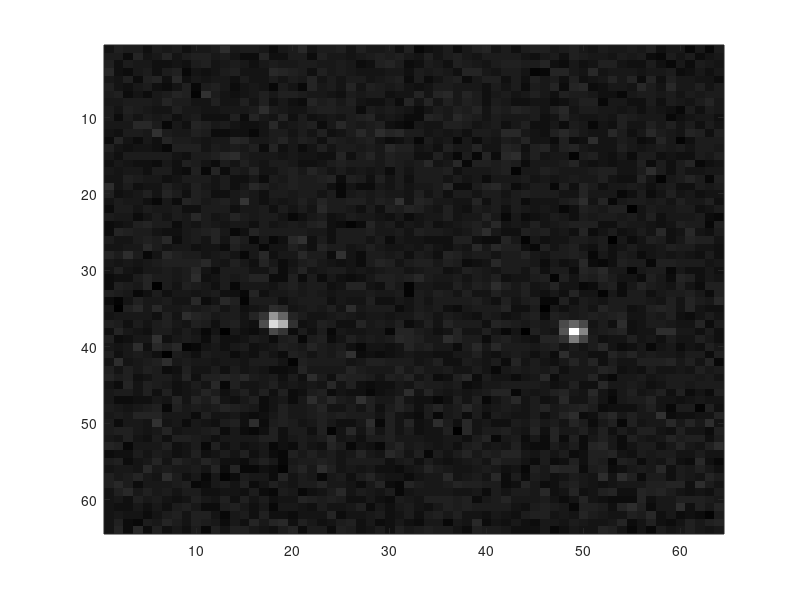

MATLAB code to generate this figure:
% rainSTORM_extras_simulate_3D_BW
% Eric Rees 17 May 2013  
%
% Later Edits
%   None yet
%
% Function
%   Simulates molecular diffusion imaging data for Localisation Microscopy
%   Modified from rainSTORM_extras_simulate.m in V2.32
%
% Motivation
%   Demonstrate and explore forward-simulation of diffusion imaging
%   Generate data for validation and testing of diffusion analysis methods
%
% Further Reading
%   Einstein 1905 Brownian Motion
%   Thompson 2002 Biophys J 
%   Savin and Doyle 2005 Biophys J
%   Crocker and Grier 199(2)
%
% Outline of this program
%   0. Flow Control
%   1. Define input: one or more static or moving molecules, and CCD size
%   2. Simulate molecular diffusion imaging data
%   3. Outputs: TIFs
% 
% Notes
%   The folder of individual TIFs can be assembled into a stack by ...
%     dropping the folder onto the ImageJ bar.
%   Molecules can drift off-camera in a slightly non-physical way.
%     For now, avoid generating this kind of data by keeping dyes mid-CCD.
%   The dimensions used in this simualtion are nanometres and seconds
%   A later simulation will consider time-correlated fluorescence
%   The hard-coded boxcar window in the PSF simulation is a flaw
%     But it seems insignificant for the default widths !!


% 0. Set flow control for the simulation
close all                    % Close figures
rng('shuffle')               % Start a random number sequence (see 'rng')

% Initial conditions
flagOneMol           = 0;    % Setup simulation with one dye molecule
flagTwoMol           = 0;    % Alternative. Simulation of 2 molecules
flagMultiMol         = 0;    % Alternative. Simulation of many molecules
flagMultiMolBrowDis  = 0;    % Alternative. Multi mols, distinct D's
flagTimeCorrBlinks   = 1;    % Alternative. See below for details. 

% Purely in-loop simulation conditions
flagBrownianConst    = 1;    % Molecule(s) move with Brownian diffusion

% 3D options
flag2D               = 1;    % True: all z-positions are zero

% Output options
flagSaveTifs         = 1;    % Save grayscale tif frames
flagShowCCDImages    = 1;    % Show simulated frames on screen (IS SLOW!)

writeFile = 'C:\simulations\2013_DiffusionSims\image'; % Save images here


% 1. Initialise simulation parameters

% Instrument Properties
numberOfImages       = 100;    % How many frames of data to simulate?
simSig2D             = 160;    % Define 2D PSF, by std dev of 2D circ Gaus

flagGaussianNoise    = 1;    % Add Gaussian "camera noise" to ccdSignal
flagPoissonNoise     = 0;    % Add Poisson "background noise" to ccdSignal
flagQuantumPoisson   = 1;    % Convert expected photon number to a Poisson 
                             % variate. Simulates quantum behaviour

% Fluorescence Properties
  dyeFraction        = 1;      % Fraction of time spent in "bright" state
% dyeFraction        = 0.1;    % Blinking

dyePhotons           = 1000;   % Expected photons captured per whole frame
noiseGaussianMean    = 100;    % d.c. background level of camera (counts)
noiseGaussianSigma   = 10;     % std dev of noise is 'b' in Thompson-2002
noisePoissonMean     = 0;      % Best set to zero for simplicity

% Diffusion or dynamic properties
dyeBrownianD         = 1E7;    % Diffusivity (Brownian), nm^2/s
cameraCycleTime      = 0.040;  % Camera cycle time, seconds

brownianSigX         = sqrt(2*dyeBrownianD*cameraCycleTime); % in each Dim!


% The following section sets up a one-molecule simulation, with:
%   Molecule Position
%   Camera grid size
if(flagOneMol) 
  simGridSize  = [64, 64];       % size of a "Simulation Grid" space 
  pxSimGrid    = 160;            % nm per unit of "Simulation Grid"

  rescale  = 1;                  % rescale simulation grid to camera pixels
  pxCCD    = pxSimGrid*rescale;  % nm width of CCD pixels
  ccdGridSize = simGridSize./rescale;
  
  ccdEdgesRow = 0 : pxCCD : pxSimGrid*simGridSize(1);
  ccdEdgesCol = 0 : pxCCD : pxSimGrid*simGridSize(2);  

  dyeObPosRow = 33;
  dyeObPosCol = 31;
end

% The following section sets up a two-molecule simulation, with:
%   Molecule Positions
%   Camera grid size
if(flagTwoMol) 
  simGridSize  = [128, 128];       % size of a "Simulation Grid" space 
  pxSimGrid    = 160;            % nm per unit of "Simulation Grid"

  rescale  = 1;                  % rescale simulation grid to camera pixels
  pxCCD    = pxSimGrid*rescale;  % nm width of CCD pixels
  ccdGridSize = simGridSize./rescale;
  
  ccdEdgesRow = 0 : pxCCD : pxSimGrid*simGridSize(1);
  ccdEdgesCol = 0 : pxCCD : pxSimGrid*simGridSize(2);  

  dyeObPosRow = [43, 45];
  dyeObPosCol = [80, 80];
end

% The following section sets up a multi-molecule simulation
%   Random Molecule Positions within the middle of the field of view
%   Camera grid size
if(flagMultiMol) 
  simGridSize  = [64, 64];       % size of a "Simulation Grid" space 
  pxSimGrid    = 160;            % nm per unit of "Simulation Grid"

  rescale  = 1;                  % rescale simulation grid to camera pixels
  pxCCD    = pxSimGrid*rescale;  % nm width of CCD pixels
  ccdGridSize = simGridSize./rescale;
  
  ccdEdgesRow = 0 : pxCCD : pxSimGrid*simGridSize(1);
  ccdEdgesCol = 0 : pxCCD : pxSimGrid*simGridSize(2);  
  
  numberOfMolecules = 6;
  
  dyeObPosRow = 10 + rand( numberOfMolecules , 1)*40;
  dyeObPosCol = 10 + rand( numberOfMolecules , 1)*40;
end

% The following section sets up
%   Some molecules at random positions
%   And this setup is meant to be used with a time-correlated blinking 
%   behaviour, designed below. 
if (flagTimeCorrBlinks)
  simGridSize  = [64, 64];       % size of a "Simulation Grid" space 
  pxSimGrid    = 160;            % nm per unit of "Simulation Grid"

  rescale  = 1;                  % rescale simulation grid to camera pixels
  pxCCD    = pxSimGrid*rescale;  % nm width of CCD pixels
  ccdGridSize = simGridSize./rescale;
  
  ccdEdgesRow = 0 : pxCCD : pxSimGrid*simGridSize(1);
  ccdEdgesCol = 0 : pxCCD : pxSimGrid*simGridSize(2);  
  
  numberOfMolecules = 6;
  
  dyeObPosRow = 10 + rand( numberOfMolecules , 1)*40;
  dyeObPosCol = 10 + rand( numberOfMolecules , 1)*40;
  
  dyePersistenceChance = 0.5; % Probability an active dye continues
end




% Determine Z-positions of dye molecules. This may be needed for 3D.
if(flag2D)
  dyeObPosZ = zeros( size(dyeObPosRow) ); % 2D simulation uses z = 0
end


% 2. Simulate Images
% 3. Images are saved as the last step within each loop of simulation

figure(1)
colormap(gray)

tic % Start timing how long it takes to simulate a stack of images
for lpIm = 1:numberOfImages    
  
  dyeChance   = rand(size(dyeObPosRow));  % Random number for each dye
 % Determines which fluoresce
  if(flagTimeCorrBlinks)
      dyeActive = ( (dyeChance < dyeFraction) | ...
                    (dyeChance < dyePersistenceChance) );
  else 
      dyeActive = (dyeChance < dyeFraction);  
  end
  
  dyeIndexes  = find(dyeActive);          % Index of fluorescent dyes
  
  imageCCD     = zeros( ccdGridSize ); % Setup empty camera measurement

  % Now generate the image of each dye which is fluorescing:
  for loopDyes = 1:length(dyeIndexes); 

      if(flag2D)            % Circularly-symmetric Gaussian PSF, for 2D
       mySigRow = simSig2D; 
       mySigCol = simSig2D;
      end
      
      myPosRow = (dyeObPosRow(dyeIndexes(loopDyes)) -0.0)*pxSimGrid;
      myPosCol = (dyeObPosCol(dyeIndexes(loopDyes)) -0.0)*pxSimGrid; % nm
      % Avoid simulating molecules that are off-camera
      if( myPosRow < 0 || myPosCol < 0)
         continue;  % Skip to the next dye 
      end
      % Allocate signal from this dye onto the CCD grid
      % Use a reasonable analytical approximation...
      % First find relative CCD grid distances
      % "-0.0 used to be -0.5, for registration..."
      myCcdEdgeRow = find(ccdEdgesRow == max(ccdEdgesRow(ccdEdgesRow < myPosRow)) );
      myCcdEdgeCol = find(ccdEdgesCol == max(ccdEdgesCol(ccdEdgesCol < myPosCol)) );
      relCcdEdgesRow = (myCcdEdgeRow-4:myCcdEdgeRow+5)*pxCCD - myPosRow;
      relCcdEdgesCol = (myCcdEdgeCol-4:myCcdEdgeCol+5)*pxCCD - myPosCol;
      
      % Neglect molecules in or beyond camera border, to avoid errors
      % The following is an imperfect method
      % Recall localisation microscopy may fail in the image border anyway
      % And note the following is really to prevent the simulation stopping
      % And you should verify plausible data is simulated, by eye
      if( myCcdEdgeRow(1) <5 || ...
          myCcdEdgeCol(1) <5 || ...
          myCcdEdgeRow(end)>ccdGridSize(1)-4 || ...
          myCcdEdgeCol(end)>ccdGridSize(2)-4       )
          continue  % Skip to the next dye
      end
      
      % Determine amount of psf in each pixel using vectorised format
      thisDyeSignal = (10000).*...  % Try handling numbers near 1
            ( erf(relCcdEdgesRow(2:10)/(mySigRow)) - erf(relCcdEdgesRow(1:9)/(mySigRow)) )'*...
            ( erf(relCcdEdgesCol(2:10)/(mySigCol)) - erf(relCcdEdgesCol(1:9)/(mySigCol)) );
       
      % Allocate signal photons to each pixel in proportion to psf fraction
      totalPsfSignal = sum(thisDyeSignal(:));
      thisDyeSignal = thisDyeSignal./totalPsfSignal; % Normalise
      thisDyeSignal = thisDyeSignal*dyePhotons;      % Photons in ccd pixels
 
      thisDyeSignal = floor(thisDyeSignal);
      
      if(flagQuantumPoisson)
       % Thompson-2002 converts expected photon number to a Poisson variate
       % This simulates Quantum Mechanical photon statistics 
       % It worsens localisation precision (physically realistically)
       thisDyeSignal = uint16(thisDyeSignal);
       thisDyeSignal = imnoise(thisDyeSignal, 'poisson');
       thisDyeSignal = double(thisDyeSignal);
      end
      
      imageCCD(myCcdEdgeRow-4:myCcdEdgeRow+4, ...
               myCcdEdgeCol-4:myCcdEdgeCol+4) = ...
      imageCCD(myCcdEdgeRow-4:myCcdEdgeRow+4, ...
               myCcdEdgeCol-4:myCcdEdgeCol+4) + thisDyeSignal;
      
  end % Have now simulated image of all "active" dyes in this frame
  
% Now add camera (Gaussian) and shot (Poisson) noise to simulated data  
  if(flagGaussianNoise)
    % Note the use of "floor" to quantise integer numbers of photons
    W = ones(size(imageCCD))*noiseGaussianMean + floor(noiseGaussianSigma*randn(size(imageCCD)) );
    imageCCD = imageCCD + W;
  end
    
  if(flagPoissonNoise) 
    % Note the use of "uint16" to set integer scale for noise
    B = imnoise(uint16( noisePoissonMean*ones(size(imageCCD)) ),'poisson');
    imageCCD = uint16(imageCCD) + B;
  end
  
    
 imageCCD(imageCCD<0) = 0;        % Let negative noisy intensities = 0
  
  % Save image as a TIF, if required
  if(flagSaveTifs)
    imageCCD = uint16(imageCCD); 
    tifName = [writeFile,int2str(lpIm),'.tif'];
    imwrite(imageCCD,tifName,'tif');  
    % SLOW ALTERNATIVE, if you must create the stack in MATLAB
    % imwrite(imageCCD,tifName,'tif','writemode', 'append'); % SLOW!
  end
  
  if(flagShowCCDImages)
    % figure(1)           
    imagesc(imageCCD)
  end
  
  % Update molecule positions due to Diffusion (or other motion):
  % The first option is for Brownian motion, and all molecules have equal D
  if(flagBrownianConst)
      dyeObPosRow = dyeObPosRow + ...
          randn(size(dyeObPosRow)) * (brownianSigX/pxSimGrid);
      dyeObPosCol = dyeObPosCol + ...
          randn(size(dyeObPosCol)) * (brownianSigX/pxSimGrid);
  end
  
  waitbar(lpIm/numberOfImages)
end     % Have now simulated one CCD image
toc     % Have now simulated a stack of dSTORM images. Stack them in ImageJ
